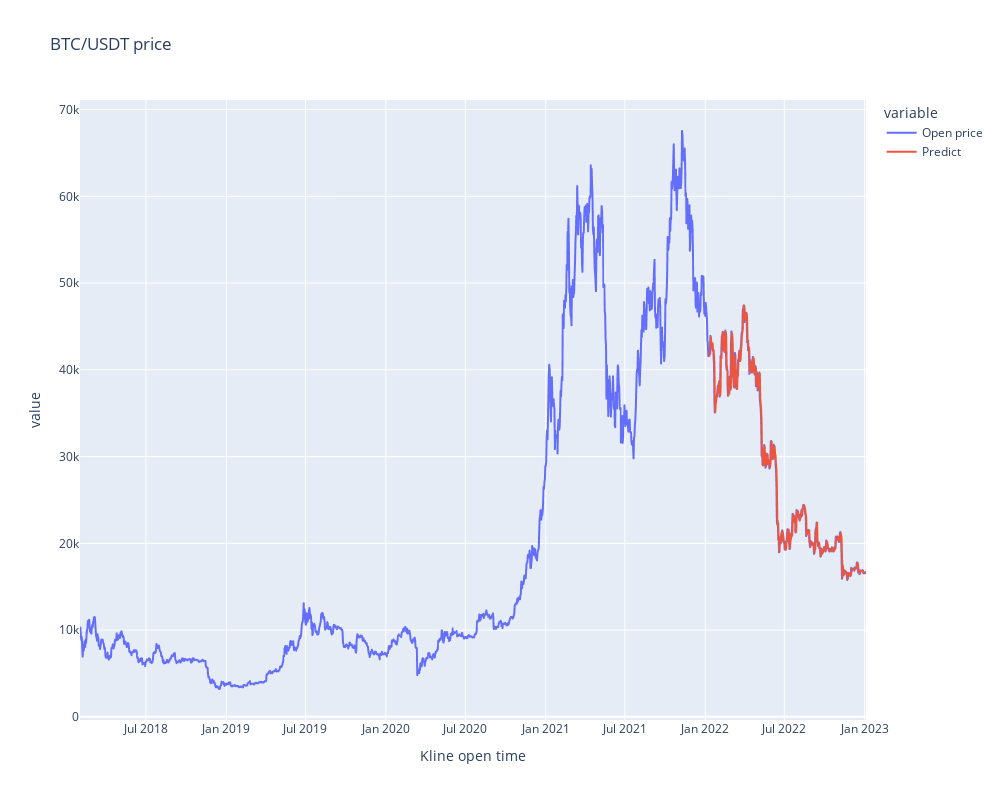

Notebook code cell kept with this figure:
### Markdown cell above
### Visualize the prediction

### Code cell
train_df, test_df = data[:TRAIN_DATA_LENGTH], data[TRAIN_DATA_LENGTH:]
test_df["Predict"] = scaler.inverse_transform(np.array(predictions).reshape(-1,1)).reshape(-1)
arima_df = pd.concat([train_df, test_df], axis=0)


fig = px.line(arima_df, title="BTC/USDT price" , width=1000, height=800)
fig.show()

### Figure 1 — Plotly figure (JSON) as saved in the notebook; plotly's stock layout.template omitted (floating-point values rounded to 4 significant figures; data arrays with more than 128 entries replaced by an {"elided": "..."} marker saying what was removed)
{"data": [{"hovertemplate": "variable=Open price<br>Kline open time=%{x}<br>value=%{y}<extra></extra>", "legendgroup": "Open price", "line": {"color": "#636efa", "dash": "solid"}, "marker": {"symbol": "circle"}, "mode": "lines", "name": "Open price", "showlegend": true, "type": "scattergl", "x": {"elided": "1800 str values"}, "xaxis": "x", "y": {"elided": "1800 float values"}, "yaxis": "y"}, {"hovertemplate": "variable=Predict<br>Kline open time=%{x}<br>value=%{y}<extra></extra>", "legendgroup": "Predict", "line": {"color": "#EF553B", "dash": "solid"}, "marker": {"symbol": "circle"}, "mode": "lines", "name": "Predict", "showlegend": true, "type": "scattergl", "x": {"elided": "1800 str values"}, "xaxis": "x", "y": {"elided": "1800 float values"}, "yaxis": "y"}], "layout": {"height": 800, "legend": {"title": {"text": "variable"}, "tracegroupgap": 0}, "title": {"text": "BTC/USDT price"}, "width": 1000, "xaxis": {"anchor": "y", "domain": [0, 1], "title": {"text": "Kline open time"}}, "yaxis": {"anchor": "x", "domain": [0, 1], "title": {"text": "value"}}}}
